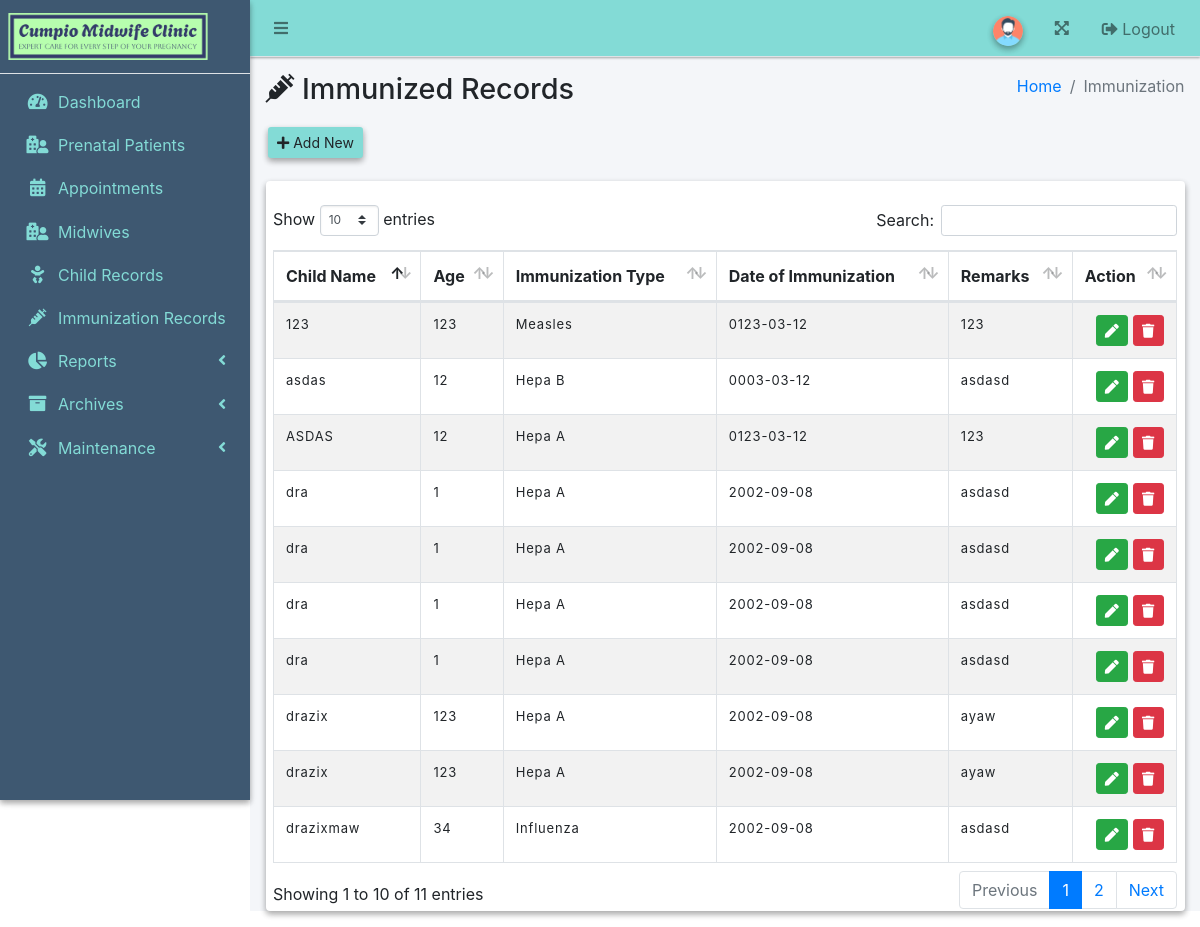
Screenshot of /admin/immunization.php with the database file from the repository.
### tables this page shows
CREATE TABLE `immunizations` (
  `id` int(11) NOT NULL AUTO_INCREMENT,
  `child_name` varchar(255) NOT NULL,
  `age` int(11) NOT NULL,
  `immunization_type` varchar(255) NOT NULL,
  `date_of_immunization` date NOT NULL,
  `remarks` text DEFAULT NULL,
  PRIMARY KEY (`id`)
);

### admin/immunization.php (the view, shortened to what this page needs)
<!DOCTYPE html>
<html lang="en">
  <head>
    <link rel="stylesheet" href="../asset/fontawesome/css/all.min.css" />
    <link rel="stylesheet" href="../asset/css/adminlte.min.css" />
    <link rel="stylesheet" href="../asset/css/style.css" />
    <link
      rel="stylesheet"
      href="../asset/tables/datatables-bs4/css/dataTables.bootstrap4.min.css"
    />
  </head>
  <body class="hold-transition sidebar-mini layout-fixed">
    <div class="wrapper">
      <nav
        class="main-header navbar navbar-expand navbar-light elevation-1"
        style="background-color: rgba(131, 219, 214)"
      >
        <ul class="navbar-nav">
          <li class="nav-item">
            <a class="nav-link" data-widget="pushmenu" href="#" role="button"
              ><i class="fas fa-bars"></i
            ></a>
          </li>
        </ul>
        <ul class="navbar-nav ml-auto">
          <li class="nav-item">
            <a class="nav-link" href="#" role="button">
              <img
                src="../asset/img/avatar.png"
                class="img-circle elevation-2"
                alt="User Image"
                width="30"
              />
            </a>
          </li>
          <li class="nav-item">
            <a class="nav-link" data-widget="fullscreen" href="#" role="button">
              <i class="fas fa-expand-arrows-alt"></i>
            </a>
          </li>
         <li class="nav-item">
            <button class="nav-link btn btn-link" data-toggle="modal" data-target="#logoutConfirmModal" type="button">
              <i class="fas fa-sign-out-alt"></i> Logout
            </button>
          </li>
        </ul>
      </nav>
      <?php
$user_type = $_SESSION['user_type'] ?? '';
?>
<aside
  class="main-sidebar sidebar-light-primary elevation-2"
  style="background-color: rgba(62, 88, 113)"
>
  <a href="index.php" class="brand-link animated swing">
    <img src="../asset/img/clinic-logo.png" alt="DSMS Logo" width="200" />
  </a>
  <div class="sidebar">
    <nav class="mt-2">
      <ul
        class="nav nav-pills nav-sidebar flex-column"
        data-widget="treeview"
        role="menu"
        data-accordion="false"
      >
        <li class="nav-item">
          <a href="index.php" class="nav-link">
            <i class="nav-icon fa fa-tachometer-alt"></i>
            <p>Dashboard</p>
          </a>
        </li>
        <li class="nav-item">
          <a href="patient.php" class="nav-link">
            <i class="nav-icon fa fa-hospital-user"></i>
            <p>Prenatal Patients</p>
          </a>
        </li>
        <li class="nav-item">
          <a href="appointment.php" class="nav-link">
            <i class="nav-icon fa fa-calendar-alt"></i>
            <p>Appointments</p>
          </a>
        </li>
        <?php if ($user_type !== 'staff'): ?>
        <li class="nav-item">
          <a href="midwives.php" class="nav-link">
            <i class="nav-icon fa fa-hospital-user"></i>
            <p>Midwives</p>
          </a>
        </li>
        <?php endif; ?>
        <li class="nav-item">
          <a href="child.php" class="nav-link">
            <i class="nav-icon fa fa-baby"></i>
            <p>Child Records</p>
          </a>
        </li>
        <li class="nav-item">
          <a href="immunization.php" class="nav-link">
            <i class="nav-icon fa fa-syringe"></i>
            <p>Immunization Records</p>
          </a>
        </li>
        <li class="nav-item">
          <a href="#" class="nav-link">
            <i class="nav-icon fa fa-chart-pie"></i>
            <p>Reports</p>
            <i class="right fas fa-angle-left"></i>
          </a>
        </li>
        <li class="nav-item">
          <a href="#" class="nav-link">
            <i class="nav-icon fa fa-archive"></i>
            <p>Archives</p>
            <i class="right fas fa-angle-left"></i>
          </a>
        </li>
        <li class="nav-item">
          <a href="#" class="nav-link">
            <i class="nav-icon fa fa-tools"></i>
            <p>Maintenance</p>
            <i class="right fas fa-angle-left"></i>
          </a>
        </li>
      </ul>
    </nav>
  </div>
</aside>
      <div class="content-wrapper">
        <div class="content-header">
          <div class="container-fluid">
            <div class="row mb-2">
              <div class="col-sm-6">
                <h1 class="m-0">
                  <span class="fa fa-syringe"></span> Immunized Records
                </h1>
              </div>
              <div class="col-sm-6">
                <ol class="breadcrumb float-sm-right">
                  <li class="breadcrumb-item"><a href="index.php">Home</a></li>
                  <li class="breadcrumb-item active">Immunization</li>
                </ol>
              </div>
              <a
                class="btn btn-sm elevation-2"
                href="#"
                data-toggle="modal"
                data-target="#add"
                style="
                  margin-top: 20px;
                  margin-left: 10px;
                  background-color: rgba(131, 219, 214);
                "
                ><i class="fa fa-plus"></i> Add New</a
              >
            </div>
          </div>
        </div>
        <?php include 'functions/db_connection.php';
$sql = "SELECT * FROM immunizations";
$result = $conn->query($sql);
?>
<section class="content">
    <div class="container-fluid">
        <div class="card card-info elevation-2">
            <br />
            <div class="col-md-12">
                <table id="example1" class="table table-bordered table-striped">
                    <thead>
                        <tr>
                            <th>Child Name</th>
                            <th>Age</th>
                            <th>Immunization Type</th>
                            <th>Date of Immunization</th>
                            <th>Remarks</th>
                            <th>Action</th>
                        </tr>
                    </thead>
                    <tbody>
                        <?php if ($result->num_rows > 0): ?>
                            <?php while($row = $result->fetch_assoc()): ?>
                                <tr>
                                    <td><?php echo htmlspecialchars($row['child_name']); ?></td>
                                    <td><?php echo htmlspecialchars($row['age']); ?></td>
                                    <td><?php echo htmlspecialchars($row['immunization_type']); ?></td>
                                    <td><?php echo htmlspecialchars($row['date_of_immunization']); ?></td>
                                    <td><?php echo htmlspecialchars($row['remarks']); ?></td>
                                    <td class="text-right">
                                        <a class="btn btn-sm btn-success" href="#" data-toggle="modal" data-target="#edit">
                                            <i class="fa fa-pen"></i>
                                        </a>
                                        <a class="btn btn-sm btn-danger" href="#" data-toggle="modal" data-target="#delete">
                                            <i class="fa fa-trash"></i>
                                        </a>
                                    </td>
                                </tr>
                            <?php endwhile; ?>
                        <?php else: ?>
                            <tr>
                                <td colspan="6">No records found</td>
                            </tr>
                        <?php endif; ?>
                    </tbody>
                </table>
            </div>
        </div>
    </div>
</section>
      </div>
    </div>
  </body>
</html>

### asset/css/style.css (style rules this page uses)
nav.mt-2 ul.nav-sidebar li p { color: rgb(131,219,214) !important; }
nav.mt-2 ul.nav-sidebar li i { color: rgb(131,219,214) !important; }
table td { font-size: 13px !important; letter-spacing: 0.0625em; margin:-10px; border-spacing: 1em; }

### rows the page displays
immunizations: child_name "dra", age "1", immunization_type "Hepa A", date_of_immunization "2002-09-08", remarks "asdasd"
immunizations: child_name "dra", age "1", immunization_type "Hepa A", date_of_immunization "2002-09-08", remarks "asdasd"
immunizations: child_name "dra", age "1", immunization_type "Hepa A", date_of_immunization "2002-09-08", remarks "asdasd"
immunizations: child_name "dra", age "1", immunization_type "Hepa A", date_of_immunization "2002-09-08", remarks "asdasd"
immunizations: child_name "drazix", age "123", immunization_type "Hepa A", date_of_immunization "2002-09-08", remarks "ayaw"
immunizations: child_name "drazix", age "123", immunization_type "Hepa A", date_of_immunization "2002-09-08", remarks "ayaw"
immunizations: child_name "drazixmaw", age "34", immunization_type "Influenza", date_of_immunization "2002-09-08", remarks "asdasd"
immunizations: child_name "asdas", age "12", immunization_type "Hepa B", date_of_immunization "0003-03-12", remarks "asdasd"
immunizations: child_name "ASDAS", age "12", immunization_type "Hepa A", date_of_immunization "0123-03-12", remarks "123"
immunizations: child_name "123", age "123", immunization_type "Measles", date_of_immunization "0123-03-12", remarks "123"
